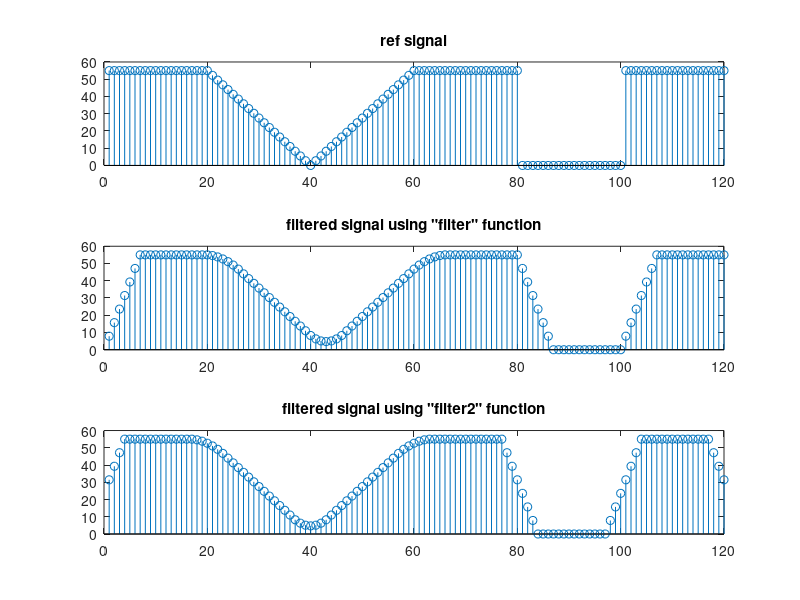
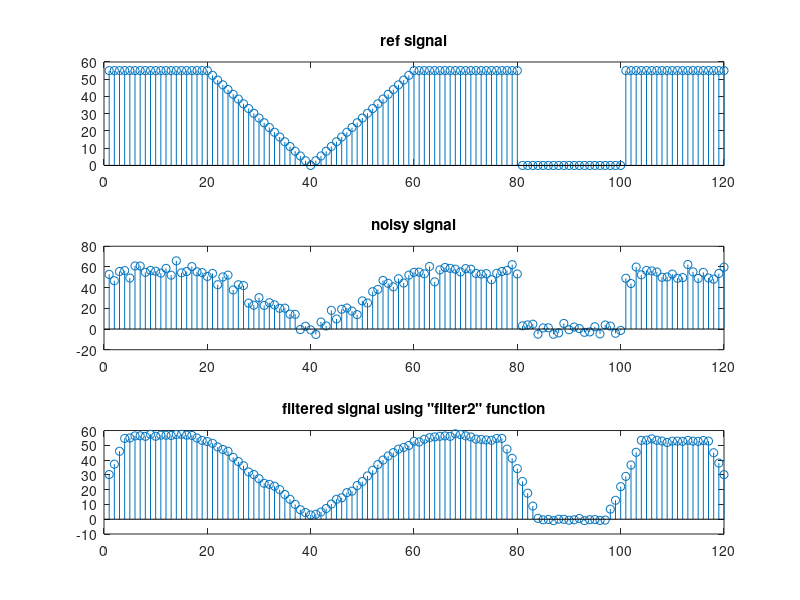

MATLAB code to generate these figures, in order:
close all;
clear all;
clc;

load lab9_data;
fig_ind=1;
x = simple;

L=7; % 7 point running average filter
bb = ones(L,1)*1/L;
y1= filter(bb,1,x);
y2 = filter2(bb,x,'same');
figure(fig_ind);
subplot(3,1,1);
stem(x);
title('ref signal');
subplot(3,1,2);
stem(y1);
title('filtered signal using "filter" function');
subplot(3,1,3);
stem(y2);
title('filtered signal using "filter2" function');
rms1 = sqrt(mean(y1-x).^2)
rms2 = sqrt(mean(y2-x).^2)

fig_ind= fig_ind+1;

x2=simple_noise;
L=7; % 7 point running average filter
bb = ones(L,1)*1/L;
y3= filter(bb,1,x2);
y4 = filter2(bb,x2,'same');

figure(fig_ind);
subplot(3,1,1);
stem(x);
title('ref signal');
subplot(3,1,2);
stem(x2);
title('noisy signal');
subplot(3,1,3);
stem(y4);
title('filtered signal using "filter2" function');
rms3 = sqrt(mean(x2-x).^2)
